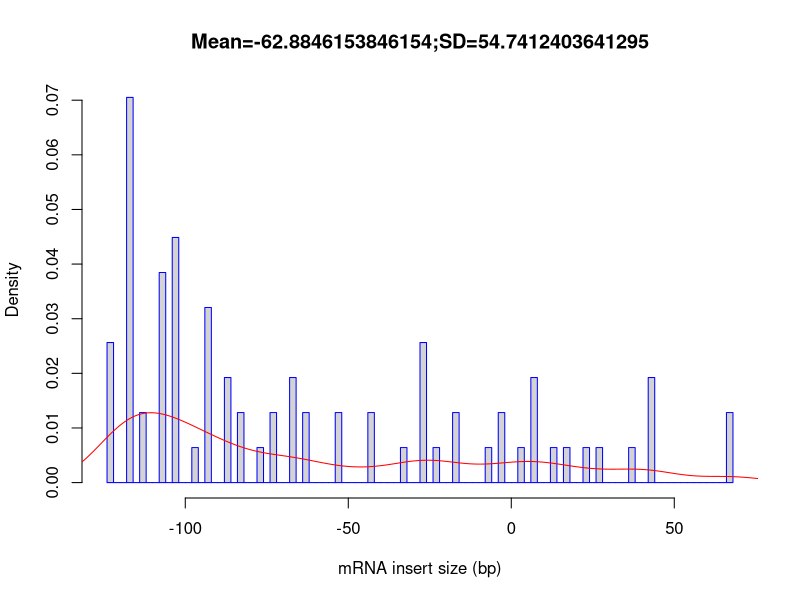

This figure's R source:
out_file = 'Atha_Ler-0_sl_FLT_0.09G_Rep1'
pdf('Atha_Ler-0_sl_FLT_0.09G_Rep1.inner_distance_plot.pdf')
fragsize=rep(c(-147.5,-142.5,-137.5,-132.5,-127.5,-122.5,-117.5,-112.5,-107.5,-102.5,-97.5,-92.5,-87.5,-82.5,-77.5,-72.5,-67.5,-62.5,-57.5,-52.5,-47.5,-42.5,-37.5,-32.5,-27.5,-22.5,-17.5,-12.5,-7.5,-2.5,2.5,7.5,12.5,17.5,22.5,27.5,32.5,37.5,42.5,47.5,52.5,57.5,62.5,67.5,72.5,77.5,82.5,87.5,92.5,97.5,102.5,107.5,112.5,117.5,122.5,127.5,132.5,137.5,142.5,147.5,152.5,157.5,162.5,167.5,172.5,177.5,182.5,187.5,192.5,197.5,202.5,207.5,212.5,217.5,222.5,227.5,232.5,237.5,242.5,247.5,252.5,257.5,262.5,267.5,272.5,277.5,282.5,287.5,292.5,297.5,302.5,307.5,312.5,317.5,322.5,327.5,332.5,337.5,342.5,347.5),times=c(0,0,0,0,0,4,11,2,6,7,1,5,3,2,1,2,3,2,0,2,0,2,0,1,4,1,2,0,1,2,1,3,1,1,1,1,0,1,3,0,0,0,0,2,0,0,0,0,0,0,0,0,0,0,0,0,0,0,0,0,0,0,0,0,0,0,0,0,0,0,0,0,0,0,0,0,0,0,0,0,0,0,0,0,0,0,0,0,0,0,0,0,0,0,0,0,0,0,0,0))
frag_sd = sd(fragsize)
frag_mean = mean(fragsize)
frag_median = median(fragsize)
write(x=c("Name","Mean","Median","sd"), sep="	", file=stdout(),ncolumns=4)
write(c(out_file,frag_mean,frag_median,frag_sd),sep="	", file=stdout(),ncolumns=4)
hist(fragsize,probability=T,breaks=100,xlab="mRNA insert size (bp)",main=paste(c("Mean=",frag_mean,";","SD=",frag_sd),collapse=""),border="blue")
lines(density(fragsize,bw=10),col='red')
dev.off()
